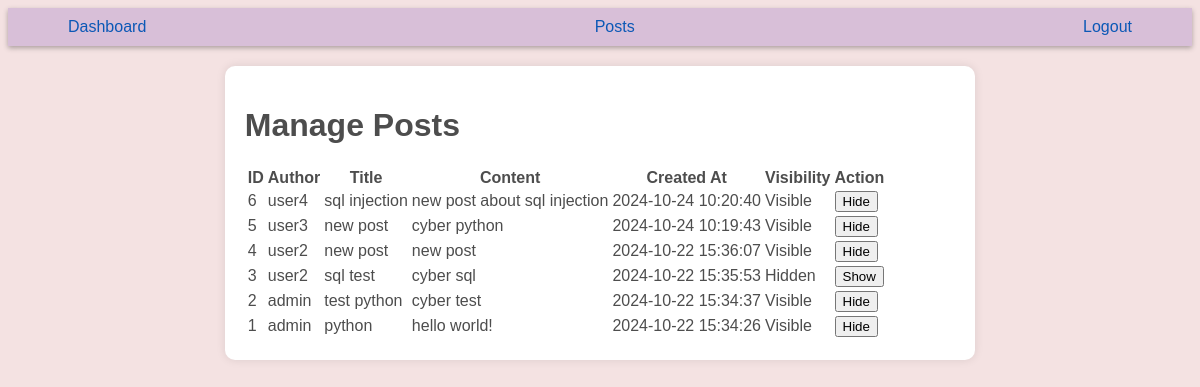
The app's page /admin/posts (signed in) with its own data.
### tables this page shows
CREATE TABLE posts (
                              id INTEGER PRIMARY KEY,
                              user_id INTEGER NOT NULL,
                              title TEXT NOT NULL,
                              content TEXT NOT NULL,
                              created_at DATETIME DEFAULT CURRENT_TIMESTAMP,
                              is_deleted INTEGER DEFAULT 0,
                              visible INTEGER DEFAULT 1,
                              FOREIGN KEY(user_id) REFERENCES users(id)
                            );

CREATE TABLE users (
                            id INTEGER PRIMARY KEY,
                            username TEXT NOT NULL UNIQUE,
                            password TEXT NOT NULL
                          , role TEXT DEFAULT 'user');

### app.py (the view)
@app.route('/admin/posts', methods=['GET', 'POST'])
def admin_posts():
    if 'user_id' not in session or session.get('role') != 'admin':
        return redirect(url_for('login'))
    if request.method == 'POST':
        post_id = request.form['post_id']
        visibility = request.form['visibility']
        db.set_post_visibility(post_id, int(visibility))
        return redirect(url_for('admin_posts'))
    all_posts = db.c.execute('''SELECT posts.id, users.username, posts.title, posts.content, posts.created_at, posts.visible
                                 FROM posts
                                 JOIN users ON posts.user_id = users.id
                                 ORDER BY posts.created_at DESC''').fetchall()
    return render_template('admin_posts.html', posts=all_posts)

### templates/admin_posts.html (shortened to what this page needs)
{% extends "base.html" %}
{% block content %}
    <div class="container">
        <h1>Manage Posts</h1>
        <table>
            <thead>
                <tr>
                    <th>ID</th>
                    <th>Author</th>
                    <th>Title</th>
                    <th>Content</th>
                    <th>Created At</th>
                    <th>Visibility</th>
                    <th>Action</th>
                </tr>
            </thead>
            <tbody>
                {% for post in posts %}
                    <tr>
                        <td>{{ post[0] }}</td>
                        <td>{{ post[1] }}</td>
                        <td>{{ post[2] }}</td>
                        <td>{{ post[3] }}</td>
                        <td>{{ post[4] }}</td>
                        <td>{{ 'Visible' if post[5] == 1 else 'Hidden' }}</td>
                        <td>
                            <form method="POST">
                                <button type="submit" name="visibility" value="{{ 1 if post[5] == 0 else 0 }}">
                                    {{ 'Show' if post[5] == 0 else 'Hide' }}
                                </button>
                            </form>
                        </td>
                    </tr>
                {% endfor %}
            </tbody>
        </table>
    </div>
{% endblock %}

### static/style.css (style rules this page uses)
body { background-color: #f4e2e2; color: #4d4d4d; font-family: Futura, sans-serif; }
.container { width: 60%; margin: auto; background-color: #ffffff; padding: 20px; border-radius: 10px; box-shadow: 0px 0px 10px rgba(0,0,0,0.1); margin-top: 20px; }

### records on screen
posts: id "6", username "user4", title "sql injection", content "new post about sql injection", created_at "2024-10-24 10:20:40", visible "Visible", visible "Hide"
posts: id "5", username "user3", title "new post", content "cyber python", created_at "2024-10-24 10:19:43", visible "Visible", visible "Hide"
posts: id "4", username "user2", title "new post", content "new post", created_at "2024-10-22 15:36:07", visible "Visible", visible "Hide"
posts: id "3", username "user2", title "sql test", content "cyber sql", created_at "2024-10-22 15:35:53", visible "Hidden", visible "Show"
posts: id "2", username "admin", title "test python", content "cyber test", created_at "2024-10-22 15:34:37", visible "Visible", visible "Hide"
posts: id "1", username "admin", title "python", content "hello world!", created_at "2024-10-22 15:34:26", visible "Visible", visible "Hide"
